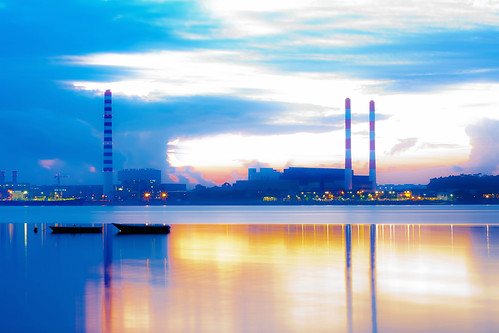
#> input picture sample.jpg, 499 x 333 px
$ python noise_cansel.py
#> lines starting #> are read from the running program, lines starting #| are printed output that depends on the picture; after the words box and inside, x2 and y2 are one past the last pixel; in counts of white or black regions, pixels touching at a corner belong together
#!/usr/bin/env Python
# -*- coding:utf-8 -*-

import cv2
import numpy as np

#画像の読み込み
img = cv2.imread('sample.jpg')
#> img is the input picture: shape (333, 499, 3); mean B, G, R 202, 174.7, 141.8

#グレースケール変換
gray = cv2.cvtColor(img,cv2.COLOR_RGB2GRAY)
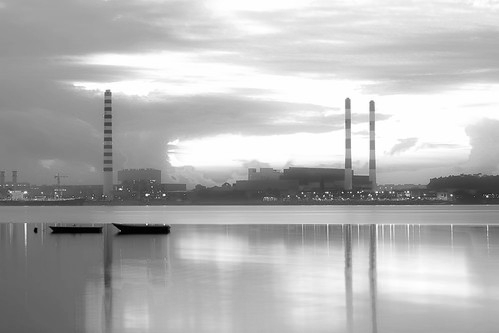
#> gray: shape (333, 499); min 0, max 255, mean 179.1

#閾値の設定
threshold_value = 110

#配列の作成（output用）
threshold_img = gray.copy()

#実装（numpy）
threshold_img[gray < threshold_value] = 0
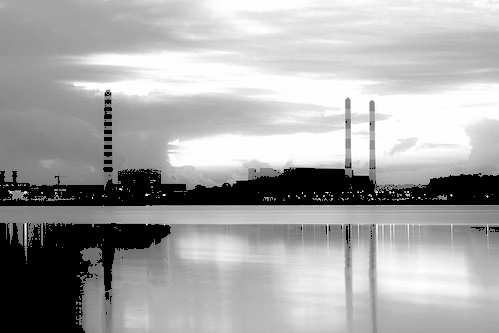
#> threshold_img: shape (333, 499); 14.17% of pixels changed, all inside (x1, y1, x2, y2) = (0, 92, 499, 333)
threshold_img[gray >= threshold_value] = 255
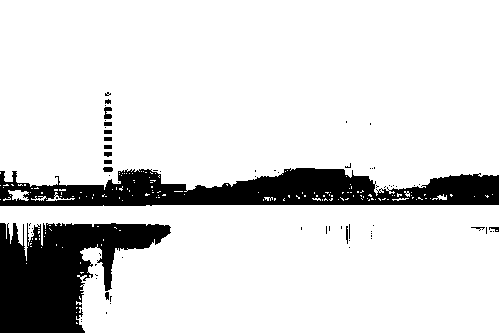
#> threshold_img: shape (333, 499); 85.8% white; 72 black regions (57 under 20 px), largest, box (x1, y1, x2, y2) and area: (0, 168, 499, 206) 12078, (0, 223, 171, 333) 10904, (104, 107, 112, 119) 71

#output
cv2.imwrite("sample2-2.png",threshold_img)

#グレースケール変換された画像の読み込み
img = cv2.imread('sample2-2.png')

#この部分では、画像処理をする近傍の大きさ等を設定する場所である。
#ノイズ除去
ksize=3
#中央値フィルタ
img_mask = cv2.medianBlur(img,ksize)
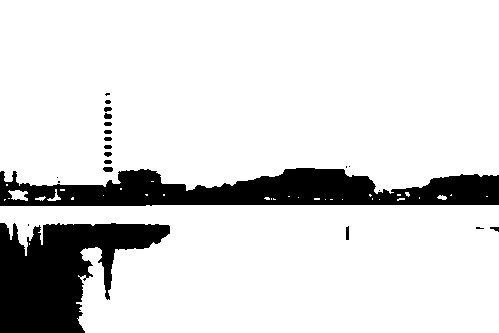
#> img_mask: shape (333, 499, 3); 85.7% white; 22 black regions (8 under 20 px), largest, box (x1, y1, x2, y2) and area: (0, 168, 499, 206) 12413, (0, 223, 170, 333) 10977, (103, 167, 113, 172) 44
#白黒反転画像
img2 = cv2.bitwise_not(img_mask)

#output:sample2-3,2-4
cv2.imwrite("sample2-3.png",img_mask)
cv2.imwrite("sample2-4.png",img2)


#背景透過
from PIL import Image

#画像の読み込み
org = Image.open("sample2-3.png")

#サイズが同じ画像作成
trans = Image.new('RGBA',org.size,(0,0,0,0))
#> trans: PIL image 499x333 RGBA; every value is 0

#縦横のサイズ
width = org.size[0]
#> width = 499
height = org.size[1]
#> height = 333
#for文で処理
for x in range(width):
    for y in range(height):
        pixel = org.getpixel( (x,y) )

        #白色処理なし
        if pixel[0] == 255 and pixel[1] == 255 and pixel[2] == 255:
            continue

        #白色以外の書き込み
        trans.putpixel((x,y),pixel)
trans.save('sample2-5.png')

"""
#省略タイプ
import cv2
import numpy as np
from PIL import Image

#画像の読み込み
img = cv2.imread('sample2-1.png')
#グレースケール変換
gray = cv2.cvtColor(img, cv2.COLOR_RGB2GRAY)
#閾値の設定
threshold_value = 110
#配列の作成（output用）
threshold_img = gray.copy()
#実装(numpy)
threshold_img[gray < threshold_value] = 0
threshold_img[gray >= threshold_value] = 255

#ノイズ除去処理
ksize=3
#中央値フィルタ
img_mask = cv2.medianBlur(img,ksize)

#白黒反転画像
img2 = cv2.bitwise_not(img_mask)

#背景透過
# 画像の読み込み
org = Image.open('sample2-3.png')

# サイズが同じ画像作成
trans = Image.new('RGBA', org.size, (0, 0, 0, 0))

#縦横のサイズ
width = org.size[0]
height = org.size[1]
#for文で処理
for x in range(width):
    for y in range(height):
        pixel = org.getpixel( (x, y) )

        # 白色処理なし
        if pixel[0] == 255 and pixel[1] == 255 and pixel[2] == 255:
            continue

        # 白色以外の書き込み
        trans.putpixel( (x, y), pixel )

#Output:sample2-2~2-5
cv2.imwrite(f'C:\\Users\\fgdao\\python\\project1\\sample2-2.png',threshold_img)
cv2.imwrite("C:\\Users\\fgdao\\python\\project1\\sample2-3.png",img_mask)
cv2.imwrite("C:\\Users\\fgdao\\python\\project1\\sample2-4.png",img2)
trans.save('sample2-5.png')
"""
